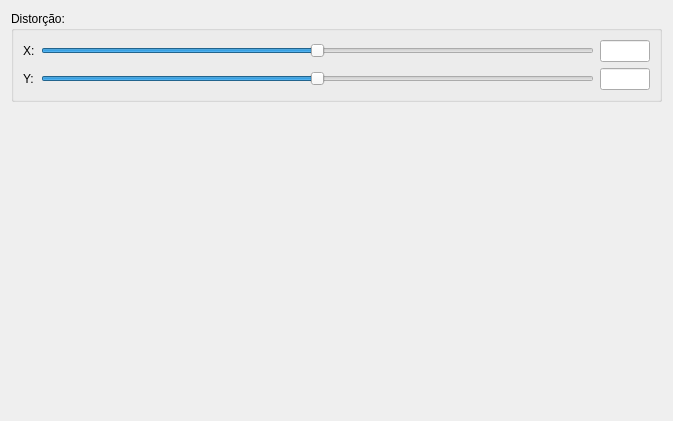
<?xml version="1.0" encoding="UTF-8"?>
<ui version="4.0">
 <class>Form</class>
 <widget class="QWidget" name="Form">
  <property name="geometry">
   <rect>
    <x>0</x>
    <y>0</y>
    <width>673</width>
    <height>421</height>
   </rect>
  </property>
  <property name="windowTitle">
   <string>Form</string>
  </property>
  <layout class="QHBoxLayout" name="horizontalLayout" stretch="1,0">
   <item>
    <layout class="QGridLayout" name="gridLayout"/>
   </item>
   <item>
    <layout class="QVBoxLayout" name="verticalLayout">
     <item>
      <widget class="QGroupBox" name="groupBox_2">
       <property name="title">
        <string>Distorção:</string>
       </property>
       <layout class="QGridLayout" name="gridLayout_2">
        <item row="0" column="2">
         <widget class="QLineEdit" name="lineEdit">
          <property name="sizePolicy">
           <sizepolicy hsizetype="Preferred" vsizetype="Fixed">
            <horstretch>0</horstretch>
            <verstretch>0</verstretch>
           </sizepolicy>
          </property>
          <property name="minimumSize">
           <size>
            <width>20</width>
            <height>0</height>
           </size>
          </property>
          <property name="maximumSize">
           <size>
            <width>50</width>
            <height>16777215</height>
           </size>
          </property>
          <property name="alignment">
           <set>Qt::AlignmentFlag::AlignCenter</set>
          </property>
         </widget>
        </item>
        <item row="0" column="0">
         <widget class="QLabel" name="label">
          <property name="text">
           <string>X:</string>
          </property>
         </widget>
        </item>
        <item row="0" column="1">
         <widget class="QSlider" name="xSlider">
          <property name="minimum">
           <number>1</number>
          </property>
          <property name="maximum">
           <number>1000</number>
          </property>
          <property name="value">
           <number>500</number>
          </property>
          <property name="orientation">
           <enum>Qt::Orientation::Horizontal</enum>
          </property>
         </widget>
        </item>
        <item row="1" column="0">
         <widget class="QLabel" name="label_2">
          <property name="text">
           <string>Y:</string>
          </property>
         </widget>
        </item>
        <item row="1" column="2">
         <widget class="QLineEdit" name="lineEdit_2">
          <property name="sizePolicy">
           <sizepolicy hsizetype="Preferred" vsizetype="Fixed">
            <horstretch>0</horstretch>
            <verstretch>0</verstretch>
           </sizepolicy>
          </property>
          <property name="minimumSize">
           <size>
            <width>20</width>
            <height>0</height>
           </size>
          </property>
          <property name="maximumSize">
           <size>
            <width>50</width>
            <height>16777215</height>
           </size>
          </property>
          <property name="alignment">
           <set>Qt::AlignmentFlag::AlignCenter</set>
          </property>
         </widget>
        </item>
        <item row="1" column="1">
         <widget class="QSlider" name="ySlider">
          <property name="minimum">
           <number>1</number>
          </property>
          <property name="maximum">
           <number>1000</number>
          </property>
          <property name="value">
           <number>500</number>
          </property>
          <property name="orientation">
           <enum>Qt::Orientation::Horizontal</enum>
          </property>
         </widget>
        </item>
       </layout>
      </widget>
     </item>
     <item>
      <spacer name="verticalSpacer">
       <property name="orientation">
        <enum>Qt::Orientation::Vertical</enum>
       </property>
       <property name="sizeHint" stdset="0">
        <size>
         <width>20</width>
         <height>40</height>
        </size>
       </property>
      </spacer>
     </item>
    </layout>
   </item>
  </layout>
 </widget>
 <resources/>
 <connections/>
</ui>
